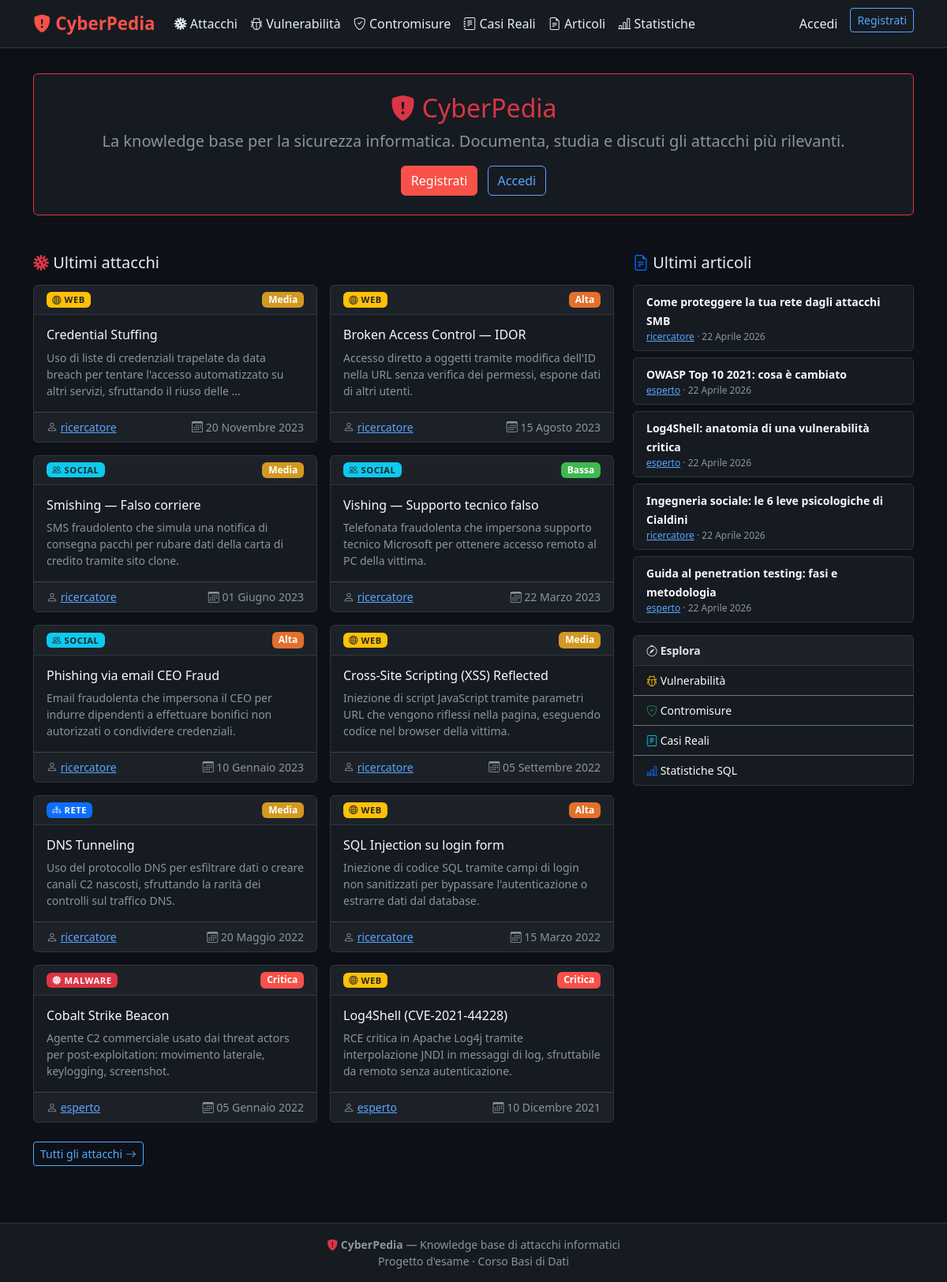
The page / on the database its author committed.
### core/models.py (models this page shows, shortened)
class Attacco(models.Model):
    id_attacco = models.AutoField(primary_key=True)
    nome = models.CharField(max_length=200)
    descrizione = models.TextField()
    severita = models.CharField(max_length=10, choices=SEVERITA_CHOICES)
    data_pubblicazione = models.DateField()
    riferimento_mitre = models.CharField(max_length=50, blank=True)
    immagine = models.ImageField(upload_to='attacchi_img/', blank=True, null=True)
    id_autore = models.ForeignKey(
        Utenti, on_delete=models.PROTECT,
        db_column='id_autore', related_name='attacchi'
    )
    class Meta:
        db_table = 'attacco'
    def get_famiglia(self):
        for attr in ('rete', 'web', 'social', 'malware'):
            if hasattr(self, attr):
                return attr
        return 'sconosciuta'

class Utenti(models.Model):
    id_utente = models.AutoField(primary_key=True)
    username = models.CharField(max_length=20, unique=True)
    email = models.EmailField(unique=True)
    password = models.CharField(max_length=128)
    data_registrazione = models.DateField(auto_now_add=True)
    livello = models.IntegerField(default=0)
    bio = models.TextField(blank=True)
    foto_profilo = models.ImageField(upload_to='profili/', blank=True, null=True)
    class Meta:
        db_table = 'utenti'

class Articolo(models.Model):
    id_articolo = models.AutoField(primary_key=True)
    titolo = models.CharField(max_length=300)
    testo = models.TextField()
    data_pubblicazione = models.DateField(auto_now_add=True)
    id_autore = models.ForeignKey(
        Utenti, on_delete=models.PROTECT,
        db_column='id_autore', related_name='articoli'
    )
    class Meta:
        db_table = 'articolo'

### core/views.py (the view)
# urls.py: path('', views.home_feed, name='home'),
def home_feed(request):
    utente = get_current_user(request)
    if utente:
        following_ids = Seguito.objects.filter(
            id_seguace=utente
        ).values_list('id_utente_seguito_id', flat=True)
        attacchi_feed = Attacco.objects.filter(
            id_autore_id__in=following_ids
        ).select_related('id_autore').order_by('-data_pubblicazione')[:10]
        articoli_feed = Articolo.objects.filter(
            id_autore_id__in=following_ids
        ).select_related('id_autore').order_by('-data_pubblicazione')[:5]
    else:
        attacchi_feed = Attacco.objects.select_related('id_autore').order_by('-data_pubblicazione')[:10]
        articoli_feed = Articolo.objects.select_related('id_autore').order_by('-data_pubblicazione')[:5]
    return render(request, 'home.html', {
        'attacchi_feed': attacchi_feed,
        'articoli_feed': articoli_feed,
    })

### core/auth_helpers.py (called while the page is built)
def get_current_user(request):
    user_id = request.session.get('user_id')
    if not user_id:
        return None
    try:
        return Utenti.objects.get(pk=user_id)
    except Utenti.DoesNotExist:
        del request.session['user_id']
        return None

### core/context_processors.py (called while the page is built)
def current_user(request):
    user_id = request.session.get('user_id')
    if user_id:
        try:
            return {'utente_corrente': Utenti.objects.get(pk=user_id)}
        except Utenti.DoesNotExist:
            del request.session['user_id']
    return {'utente_corrente': None}

### templates/home.html (shortened to what this page needs)
{% extends 'base.html' %}
{% block content %}
<div class="row mb-4">
  <div class="col-12">
    {% if not utente_corrente %}
    <div class="card border-danger mb-4">
      <div class="card-body text-center py-4">
        <h2 class="text-danger"><i class="bi bi-shield-fill-exclamation"></i> CyberPedia</h2>
        <p class="lead text-muted">La knowledge base per la sicurezza informatica. Documenta, studia e discuti gli attacchi più rilevanti.</p>
        <a href="{% url 'register' %}" class="btn btn-cp-primary me-2">Registrati</a>
        <a href="{% url 'login' %}" class="btn btn-cp-outline">Accedi</a>
      </div>
    </div>
    {% endif %}
  </div>
</div>
<div class="row g-4">
  <div class="col-lg-8">
    <h5 class="mb-3">
      <i class="bi bi-virus text-danger"></i>
      {% if utente_corrente %}Attacchi dai tuoi seguiti{% else %}Ultimi attacchi{% endif %}
    </h5>
    {% if attacchi_feed %}
      <div class="row row-cols-1 row-cols-md-2 g-3 mb-4">
        {% for attacco in attacchi_feed %}
        <div class="col">{% include 'partials/card_attacco.html' %}</div>
        {% endfor %}
      </div>
    {% else %}
      <div class="card"><div class="card-body text-muted text-center py-4">
        <i class="bi bi-inbox fs-2"></i>
        <p class="mt-2">Nessun attacco da mostrare. <a href="{% url 'attacchi-list' %}">Sfoglia tutti gli attacchi</a>.</p>
      </div></div>
    {% endif %}
    <a href="{% url 'attacchi-list' %}" class="btn btn-cp-outline btn-sm">Tutti gli attacchi <i class="bi bi-arrow-right"></i></a>
  </div>
  <div class="col-lg-4">
    <h5 class="mb-3"><i class="bi bi-file-earmark-text text-primary"></i> Ultimi articoli</h5>
    {% for articolo in articoli_feed %}
    <div class="card mb-2">
      <div class="card-body py-2 px-3">
        <a href="{% url 'articolo-detail' pk=articolo.pk %}" class="text-decoration-none text-light fw-semibold small">{{ articolo.titolo }}</a>
        <div class="text-muted" style="font-size:.75rem">
          <a href="{% url 'profilo' user_id=articolo.id_autore.pk %}">{{ articolo.id_autore.username }}</a>
          · {{ articolo.data_pubblicazione }}
        </div>
      </div>
    </div>
    {% empty %}
    <p class="text-muted small">Nessun articolo ancora.</p>
    {% endfor %}
    <div class="card mt-3">
      <div class="card-header small fw-semibold"><i class="bi bi-compass"></i> Esplora</div>
      <div class="list-group list-group-flush">
        <a href="{% url 'vulnerabilita-list' %}" class="list-group-item list-group-item-action bg-transparent text-light border-secondary small">
          <i class="bi bi-bug text-warning"></i> Vulnerabilità
        </a>
        <a href="{% url 'contromisure-list' %}" class="list-group-item list-group-item-action bg-transparent text-light border-secondary small">
          <i class="bi bi-shield-check text-success"></i> Contromisure
        </a>
        <a href="{% url 'casi-list' %}" class="list-group-item list-group-item-action bg-transparent text-light border-secondary small">
          <i class="bi bi-journal-text text-info"></i> Casi Reali
        </a>
        <a href="{% url 'statistiche' %}" class="list-group-item list-group-item-action bg-transparent text-light border-secondary small">
          <i class="bi bi-bar-chart-line text-primary"></i> Statistiche SQL
        </a>
      </div>
    </div>
  </div>
</div>
{% endblock %}

### templates/base.html (shortened to what this page needs)
{% load widget_tweaks %}
<!DOCTYPE html>
<html lang="it" data-bs-theme="dark">
<head>
  <link rel="stylesheet" href="https://cdn.jsdelivr.net/npm/bootstrap@5.3.3/dist/css/bootstrap.min.css">
  <link rel="stylesheet" href="https://cdn.jsdelivr.net/npm/bootstrap-icons@1.11.3/font/bootstrap-icons.min.css">
</head>
<body>
{% include 'partials/navbar.html' %}
<main class="container py-4">
  {% block content %}{% endblock %}
</main>
{% include 'partials/footer.html' %}
</body>
</html>

### templates/partials/navbar.html (shortened to what this page needs)
{% load widget_tweaks %}
<nav class="navbar navbar-expand-lg mb-2">
  <div class="container">
    <a class="navbar-brand" href="{% url 'home' %}">
      <i class="bi bi-shield-fill-exclamation"></i> CyberPedia
    </a>
    <div class="collapse navbar-collapse" id="navMain">
      <ul class="navbar-nav me-auto">
        <li class="nav-item"><a class="nav-link" href="{% url 'attacchi-list' %}"><i class="bi bi-virus"></i> Attacchi</a></li>
        <li class="nav-item"><a class="nav-link" href="{% url 'vulnerabilita-list' %}"><i class="bi bi-bug"></i> Vulnerabilità</a></li>
        <li class="nav-item"><a class="nav-link" href="{% url 'contromisure-list' %}"><i class="bi bi-shield-check"></i> Contromisure</a></li>
        <li class="nav-item"><a class="nav-link" href="{% url 'casi-list' %}"><i class="bi bi-journal-text"></i> Casi Reali</a></li>
        <li class="nav-item"><a class="nav-link" href="{% url 'articoli-list' %}"><i class="bi bi-file-earmark-text"></i> Articoli</a></li>
        <li class="nav-item"><a class="nav-link" href="{% url 'statistiche' %}"><i class="bi bi-bar-chart-line"></i> Statistiche</a></li>
      </ul>
      <ul class="navbar-nav">
        {% if utente_corrente %}
          <li class="nav-item dropdown">
            <a class="nav-link dropdown-toggle" href="#" data-bs-toggle="dropdown">
              <i class="bi bi-person-circle"></i> {{ utente_corrente.username }}
              <span class="badge bg-secondary ms-1">Lv.{{ utente_corrente.livello }}</span>
            </a>
            <ul class="dropdown-menu dropdown-menu-end" style="background:var(--cp-surface);border-color:var(--cp-border)">
              <li><a class="dropdown-item text-light" href="{% url 'profilo' user_id=utente_corrente.pk %}"><i class="bi bi-person"></i> Profilo</a></li>
              <li><a class="dropdown-item text-light" href="{% url 'profilo-edit' %}"><i class="bi bi-pencil"></i> Modifica profilo</a></li>
              <li><hr class="dropdown-divider" style="border-color:var(--cp-border)"></li>
              <li>
                <form method="post" action="{% url 'logout' %}">{% csrf_token %}
                  <button type="submit" class="dropdown-item text-danger"><i class="bi bi-box-arrow-right"></i> Esci</button>
                </form>
              </li>
            </ul>
          </li>
          {% if utente_corrente.livello >= 10 %}
          <li class="nav-item ms-2">
            <a class="btn btn-cp-primary btn-sm" href="{% url 'attacco-create' %}">+ Attacco</a>
          </li>
          {% endif %}
        {% else %}
          <li class="nav-item"><a class="nav-link" href="{% url 'login' %}">Accedi</a></li>
          <li class="nav-item ms-2"><a class="btn btn-cp-outline btn-sm" href="{% url 'register' %}">Registrati</a></li>
        {% endif %}
      </ul>
    </div>
  </div>
</nav>

### templates/partials/card_attacco.html
<div class="card h-100">
  <div class="card-header d-flex justify-content-between align-items-center">
    <span class="badge famiglia-badge
      {% if attacco.get_famiglia == 'rete' %}bg-primary
      {% elif attacco.get_famiglia == 'web' %}bg-warning text-dark
      {% elif attacco.get_famiglia == 'social' %}bg-info text-dark
      {% else %}bg-danger{% endif %}">
      <i class="bi bi-{% if attacco.get_famiglia == 'rete' %}diagram-3{% elif attacco.get_famiglia == 'web' %}globe{% elif attacco.get_famiglia == 'social' %}people{% else %}virus{% endif %}"></i>
      {{ attacco.get_famiglia|upper }}
    </span>
    <span class="badge badge-{{ attacco.severita }}">{{ attacco.get_severita_display }}</span>
  </div>
  <div class="card-body">
    <h6 class="card-title">
      <a href="{% url 'attacco-detail' pk=attacco.pk %}" class="text-decoration-none text-light">{{ attacco.nome }}</a>
    </h6>
    <p class="card-text text-muted small">{{ attacco.descrizione|truncatewords:20 }}</p>
  </div>
  <div class="card-footer text-muted small d-flex justify-content-between">
    <span><i class="bi bi-person"></i> <a href="{% url 'profilo' user_id=attacco.id_autore.pk %}">{{ attacco.id_autore.username }}</a></span>
    <span><i class="bi bi-calendar3"></i> {{ attacco.data_pubblicazione }}</span>
  </div>
</div>

### templates/partials/footer.html
<footer class="py-3 mt-5">
  <div class="container text-center text-muted small">
    <p class="mb-0"><i class="bi bi-shield-fill-exclamation text-danger"></i> <strong>CyberPedia</strong> — Knowledge base di attacchi informatici</p>
    <p class="mb-0">Progetto d'esame · Corso Basi di Dati</p>
  </div>
</footer>

### templates/base.html (style rules this page uses)
:root { --cp-bg: #0d1117; --cp-surface: #161b22; --cp-border: #30363d; --cp-text: #e6edf3; --cp-muted: #8b949e; --cp-red: #f85149; --cp-blue: #58a6ff; --cp-green: #3fb950; --cp-yellow: #d29922; }
body { background: var(--cp-bg); color: var(--cp-text); font-family: 'Segoe UI', system-ui, sans-serif; }
.navbar { background: var(--cp-surface) !important; border-bottom: 1px solid var(--cp-border); }
.navbar-brand { color: var(--cp-red) !important; font-weight: 700; font-size: 1.4rem; }
.nav-link { color: var(--cp-text) !important; }
.card { background: var(--cp-surface); border: 1px solid var(--cp-border); }
.card-header { background: rgba(255,255,255,.03); border-bottom: 1px solid var(--cp-border); }
.badge-bassa { background: var(--cp-green); }
.badge-media { background: var(--cp-yellow); }
.badge-alta { background: #e3702b; }
.badge-critica { background: var(--cp-red); }
.btn-cp-primary { background: var(--cp-red); border-color: var(--cp-red); color: #fff; }
.btn-cp-outline { border-color: var(--cp-blue); color: var(--cp-blue); }
footer { background: var(--cp-surface); border-top: 1px solid var(--cp-border); }
.text-muted { color: var(--cp-muted) !important; }
a { color: var(--cp-blue); }
.famiglia-badge { font-size: .7rem; text-transform: uppercase; letter-spacing: .05em; }

### rows shown on the page
Attacco: get_famiglia "WEB", severita "Media", nome "Credential Stuffing", descrizione "Uso di liste di credenziali trapelate da data breach per tentare l'accesso automatizzato su altri servizi, sfruttando il riuso delle …", id_autore.username "ricercatore", data_pubblicazione "20 Novembre 2023"
Attacco: get_famiglia "WEB", severita "Alta", nome "Broken Access Control — IDOR", descrizione "Accesso diretto a oggetti tramite modifica dell'ID nella URL senza verifica dei permessi, espone dati di altri utenti.", id_autore.username "ricercatore", data_pubblicazione "15 Agosto 2023"
Attacco: get_famiglia "SOCIAL", severita "Media", nome "Smishing — Falso corriere", descrizione "SMS fraudolento che simula una notifica di consegna pacchi per rubare dati della carta di credito tramite sito clone.", id_autore.username "ricercatore", data_pubblicazione "01 Giugno 2023"
Attacco: get_famiglia "SOCIAL", severita "Bassa", nome "Vishing — Supporto tecnico falso", descrizione "Telefonata fraudolenta che impersona supporto tecnico Microsoft per ottenere accesso remoto al PC della vittima.", id_autore.username "ricercatore", data_pubblicazione "22 Marzo 2023"
Attacco: get_famiglia "SOCIAL", severita "Alta", nome "Phishing via email CEO Fraud", descrizione "Email fraudolenta che impersona il CEO per indurre dipendenti a effettuare bonifici non autorizzati o condividere credenziali.", id_autore.username "ricercatore", data_pubblicazione "10 Gennaio 2023"
Attacco: get_famiglia "WEB", severita "Media", nome "Cross-Site Scripting (XSS) Reflected", descrizione "Iniezione di script JavaScript tramite parametri URL che vengono riflessi nella pagina, eseguendo codice nel browser della vittima.", id_autore.username "ricercatore", data_pubblicazione "05 Settembre 2022"
Attacco: get_famiglia "RETE", severita "Media", nome "DNS Tunneling", descrizione "Uso del protocollo DNS per esfiltrare dati o creare canali C2 nascosti, sfruttando la rarità dei controlli sul traffico DNS.", id_autore.username "ricercatore", data_pubblicazione "20 Maggio 2022"
Attacco: get_famiglia "WEB", severita "Alta", nome "SQL Injection su login form", descrizione "Iniezione di codice SQL tramite campi di login non sanitizzati per bypassare l'autenticazione o estrarre dati dal database.", id_autore.username "ricercatore", data_pubblicazione "15 Marzo 2022"
Attacco: get_famiglia "MALWARE", severita "Critica", nome "Cobalt Strike Beacon", descrizione "Agente C2 commerciale usato dai threat actors per post-exploitation: movimento laterale, keylogging, screenshot.", id_autore.username "esperto", data_pubblicazione "05 Gennaio 2022"
Attacco: get_famiglia "WEB", severita "Critica", nome "Log4Shell (CVE-2021-44228)", descrizione "RCE critica in Apache Log4j tramite interpolazione JNDI in messaggi di log, sfruttabile da remoto senza autenticazione.", id_autore.username "esperto", data_pubblicazione "10 Dicembre 2021"
Articolo: titolo "Come proteggere la tua rete dagli attacchi SMB", id_autore.username "ricercatore", data_pubblicazione "22 Aprile 2026"
Articolo: titolo "OWASP Top 10 2021: cosa è cambiato", id_autore.username "esperto", data_pubblicazione "22 Aprile 2026"
Articolo: titolo "Log4Shell: anatomia di una vulnerabilità critica", id_autore.username "esperto", data_pubblicazione "22 Aprile 2026"
Articolo: titolo "Ingegneria sociale: le 6 leve psicologiche di Cialdini", id_autore.username "ricercatore", data_pubblicazione "22 Aprile 2026"
Articolo: titolo "Guida al penetration testing: fasi e metodologia", id_autore.username "esperto", data_pubblicazione "22 Aprile 2026"
